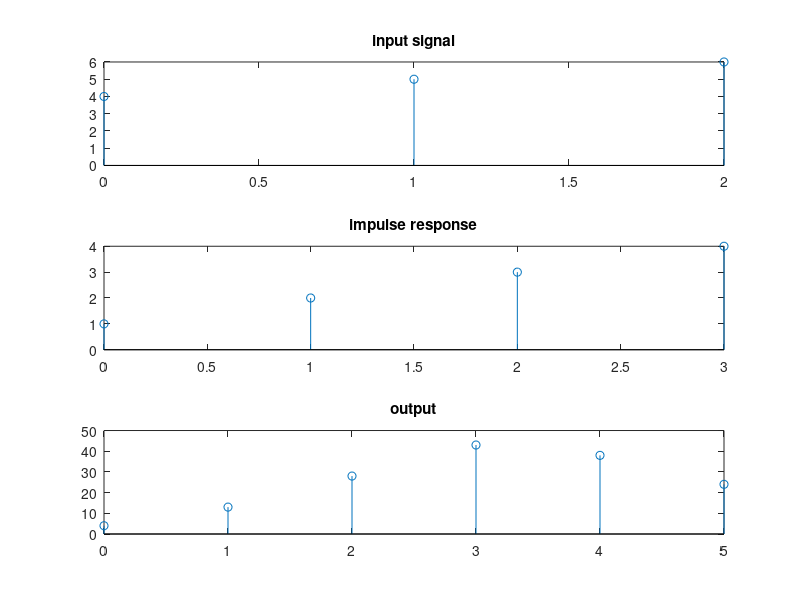

This chart was generated by the following MATLAB code:
clear all; clc;
close all;

%% A
% input
nx=[0,1,2];
x=[1,1,1];
% impulse response
nh=[0,1,2];
h=[0,1,1];

%% B
% input
nx=[0,1,2];
x=[4,5,6];
% impulse response
nh=[0,1,2,3];
h=[1,2,3,4];

%% Calculate
nyb = nx(1) + nh(1);
nye = nx(length(x)) + nh(length(h));
ny = nyb:nye
y = conv(x,h)

% Convolution 
subplot(3,1,1);
stem(nx,x);
title("input signal");
subplot(3,1,2);
stem(nh,h);
title("impulse response");
subplot(3,1,3);
stem(ny, y);
title("output");

